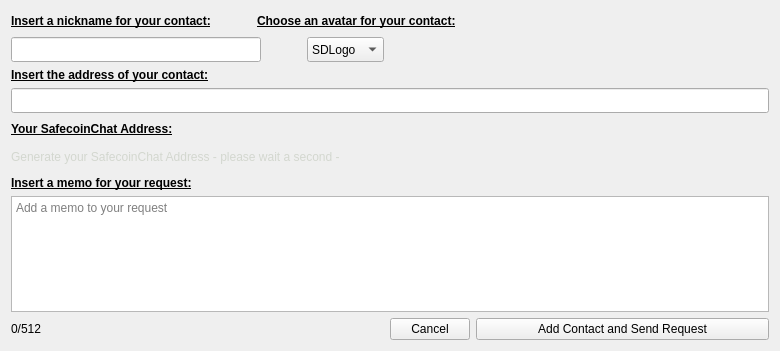
<?xml version="1.0" encoding="UTF-8"?>
<ui version="4.0">
 <class>Dialog</class>
 <widget class="QDialog" name="Dialog">
  <property name="geometry">
   <rect>
    <x>0</x>
    <y>0</y>
    <width>780</width>
    <height>351</height>
   </rect>
  </property>
  <property name="sizePolicy">
   <sizepolicy hsizetype="Fixed" vsizetype="Fixed">
    <horstretch>0</horstretch>
    <verstretch>0</verstretch>
   </sizepolicy>
  </property>
  <property name="minimumSize">
   <size>
    <width>780</width>
    <height>351</height>
   </size>
  </property>
  <property name="maximumSize">
   <size>
    <width>780</width>
    <height>351</height>
   </size>
  </property>
  <property name="windowTitle">
   <string>Send Contact Request</string>
  </property>
  <layout class="QGridLayout" name="gridLayout">
   <item row="0" column="0" colspan="6">
    <layout class="QHBoxLayout" name="horizontalLayout_3">
     <property name="sizeConstraint">
      <enum>QLayout::SetMaximumSize</enum>
     </property>
     <item alignment="Qt::AlignLeft">
      <widget class="QLabel" name="label_3">
       <property name="sizePolicy">
        <sizepolicy hsizetype="Fixed" vsizetype="Preferred">
         <horstretch>0</horstretch>
         <verstretch>0</verstretch>
        </sizepolicy>
       </property>
       <property name="text">
        <string>&lt;html&gt;&lt;head/&gt;&lt;body&gt;&lt;p&gt;&lt;span style=&quot; font-weight:600; text-decoration: underline;&quot;&gt;Insert a nickname for your contact:&lt;/span&gt;&lt;/p&gt;&lt;/body&gt;&lt;/html&gt;</string>
       </property>
      </widget>
     </item>
     <item>
      <spacer name="horizontalSpacer_4">
       <property name="orientation">
        <enum>Qt::Horizontal</enum>
       </property>
       <property name="sizeType">
        <enum>QSizePolicy::Fixed</enum>
       </property>
       <property name="sizeHint" stdset="0">
        <size>
         <width>40</width>
         <height>20</height>
        </size>
       </property>
      </spacer>
     </item>
     <item>
      <widget class="QLabel" name="label_6">
       <property name="sizePolicy">
        <sizepolicy hsizetype="Fixed" vsizetype="Preferred">
         <horstretch>0</horstretch>
         <verstretch>0</verstretch>
        </sizepolicy>
       </property>
       <property name="text">
        <string>&lt;html&gt;&lt;head/&gt;&lt;body&gt;&lt;p&gt;&lt;span style=&quot; font-weight:600; text-decoration: underline;&quot;&gt;Choose an avatar for your contact:&lt;/span&gt;&lt;/p&gt;&lt;/body&gt;&lt;/html&gt;</string>
       </property>
      </widget>
     </item>
     <item>
      <spacer name="horizontalSpacer_5">
       <property name="orientation">
        <enum>Qt::Horizontal</enum>
       </property>
       <property name="sizeHint" stdset="0">
        <size>
         <width>40</width>
         <height>20</height>
        </size>
       </property>
      </spacer>
     </item>
    </layout>
   </item>
   <item row="8" column="0" colspan="2">
    <widget class="QLabel" name="label_2">
     <property name="text">
      <string>&lt;html&gt;&lt;head/&gt;&lt;body&gt;&lt;p&gt;&lt;span style=&quot; font-weight:600; text-decoration: underline;&quot;&gt;Insert a memo for your request:&lt;/span&gt;&lt;/p&gt;&lt;/body&gt;&lt;/html&gt;</string>
     </property>
    </widget>
   </item>
   <item row="6" column="0" colspan="6">
    <layout class="QHBoxLayout" name="horizontalLayout">
     <property name="spacing">
      <number>6</number>
     </property>
     <property name="sizeConstraint">
      <enum>QLayout::SetMaximumSize</enum>
     </property>
     <item>
      <widget class="QLabel" name="label_4">
       <property name="sizePolicy">
        <sizepolicy hsizetype="Fixed" vsizetype="Preferred">
         <horstretch>0</horstretch>
         <verstretch>0</verstretch>
        </sizepolicy>
       </property>
       <property name="text">
        <string>&lt;html&gt;&lt;head/&gt;&lt;body&gt;&lt;p&gt;&lt;span style=&quot; font-weight:600; text-decoration: underline;&quot;&gt;Your SafecoinChat Address:&lt;/span&gt;&lt;/p&gt;&lt;/body&gt;&lt;/html&gt;</string>
       </property>
      </widget>
     </item>
     <item>
      <spacer name="horizontalSpacer">
       <property name="orientation">
        <enum>Qt::Horizontal</enum>
       </property>
       <property name="sizeHint" stdset="0">
        <size>
         <width>40</width>
         <height>20</height>
        </size>
       </property>
      </spacer>
     </item>
    </layout>
   </item>
   <item row="5" column="0" colspan="6">
    <widget class="QLineEdit" name="zaddr">
     <property name="sizePolicy">
      <sizepolicy hsizetype="Preferred" vsizetype="Fixed">
       <horstretch>0</horstretch>
       <verstretch>0</verstretch>
      </sizepolicy>
     </property>
     <property name="minimumSize">
      <size>
       <width>650</width>
       <height>25</height>
      </size>
     </property>
    </widget>
   </item>
   <item row="4" column="0" colspan="3">
    <widget class="QLabel" name="label">
     <property name="text">
      <string>&lt;html&gt;&lt;head/&gt;&lt;body&gt;&lt;p&gt;&lt;span style=&quot; font-weight:600; text-decoration: underline;&quot;&gt;Insert the address of your contact:&lt;/span&gt;&lt;/p&gt;&lt;/body&gt;&lt;/html&gt;</string>
     </property>
    </widget>
   </item>
   <item row="7" column="0" colspan="5" alignment="Qt::AlignLeft">
    <widget class="QLabel" name="myzaddr">
     <property name="minimumSize">
      <size>
       <width>650</width>
       <height>25</height>
      </size>
     </property>
     <property name="maximumSize">
      <size>
       <width>650</width>
       <height>25</height>
      </size>
     </property>
     <property name="text">
      <string>&lt;html&gt;&lt;head/&gt;&lt;body&gt;&lt;p&gt;&lt;span style=&quot; color:#d3d7cf;&quot;&gt;Generate your SafecoinChat Address - please wait a second - &lt;/span&gt;&lt;/p&gt;&lt;/body&gt;&lt;/html&gt;</string>
     </property>
    </widget>
   </item>
   <item row="3" column="0" colspan="6">
    <layout class="QHBoxLayout" name="horizontalLayout_2">
     <property name="sizeConstraint">
      <enum>QLayout::SetMaximumSize</enum>
     </property>
     <item>
      <widget class="QLineEdit" name="labelRequest">
       <property name="sizePolicy">
        <sizepolicy hsizetype="Fixed" vsizetype="Fixed">
         <horstretch>0</horstretch>
         <verstretch>0</verstretch>
        </sizepolicy>
       </property>
       <property name="minimumSize">
        <size>
         <width>250</width>
         <height>25</height>
        </size>
       </property>
       <property name="maxLength">
        <number>25</number>
       </property>
      </widget>
     </item>
     <item>
      <spacer name="horizontalSpacer_3">
       <property name="orientation">
        <enum>Qt::Horizontal</enum>
       </property>
       <property name="sizeType">
        <enum>QSizePolicy::Fixed</enum>
       </property>
       <property name="sizeHint" stdset="0">
        <size>
         <width>40</width>
         <height>20</height>
        </size>
       </property>
      </spacer>
     </item>
     <item>
      <widget class="QComboBox" name="comboBoxAvatar">
       <property name="minimumSize">
        <size>
         <width>0</width>
         <height>25</height>
        </size>
       </property>
       <item>
        <property name="text">
         <string>SDLogo</string>
        </property>
        <property name="icon">
         <iconset>
          <activeon>:/icons/res/SDLogo.png</activeon>
         </iconset>
        </property>
       </item>
       <item>
        <property name="text">
         <string>Duke</string>
        </property>
        <property name="icon">
         <iconset>
          <activeon>:/icons/res/Duke.png</activeon>
         </iconset>
        </property>
       </item>
       <item>
        <property name="text">
         <string>Denio</string>
        </property>
        <property name="icon">
         <iconset>
          <activeon>:/icons/res/Denio.png</activeon>
         </iconset>
        </property>
       </item>
       <item>
        <property name="text">
         <string>Berg</string>
        </property>
        <property name="icon">
         <iconset>
          <activeon>:/icons/res/Berg.png</activeon>
         </iconset>
        </property>
       </item>
       <item>
        <property name="text">
         <string>Stag</string>
        </property>
        <property name="icon">
         <iconset>
          <activeon>:/icons/res/Stag.png</activeon>
         </iconset>
        </property>
       </item>
       <item>
        <property name="text">
         <string>Sharpee</string>
        </property>
        <property name="icon">
         <iconset>
          <activeon>:/icons/res/Sharpee.png</activeon>
         </iconset>
        </property>
       </item>
       <item>
        <property name="text">
         <string>Elsa</string>
        </property>
        <property name="icon">
         <iconset>
          <normalon>:/icons/res/Elsa.png</normalon>
         </iconset>
        </property>
       </item>
       <item>
        <property name="text">
         <string>Yoda</string>
        </property>
        <property name="icon">
         <iconset>
          <activeon>:/icons/res/Yoda.png</activeon>
         </iconset>
        </property>
       </item>
       <item>
        <property name="text">
         <string>Garfield</string>
        </property>
        <property name="icon">
         <iconset>
          <activeon>:/icons/res/Garfield.png</activeon>
         </iconset>
        </property>
       </item>
       <item>
        <property name="text">
         <string>Snoopy</string>
        </property>
        <property name="icon">
         <iconset>
          <activeon>:/icons/res/Snoopy.png</activeon>
         </iconset>
        </property>
       </item>
       <item>
        <property name="text">
         <string>Popey</string>
        </property>
        <property name="icon">
         <iconset>
          <activeon>:/icons/res/Popey.png</activeon>
         </iconset>
        </property>
       </item>
       <item>
        <property name="text">
         <string>Pinguin</string>
        </property>
        <property name="icon">
         <iconset>
          <activeon>:/icons/res/Pinguin.png</activeon>
         </iconset>
        </property>
       </item>
       <item>
        <property name="text">
         <string>Mickey</string>
        </property>
        <property name="icon">
         <iconset>
          <activeon>:/icons/res/Mickey.png</activeon>
         </iconset>
        </property>
       </item>
      </widget>
     </item>
     <item>
      <spacer name="horizontalSpacer_2">
       <property name="orientation">
        <enum>Qt::Horizontal</enum>
       </property>
       <property name="sizeType">
        <enum>QSizePolicy::Expanding</enum>
       </property>
       <property name="sizeHint" stdset="0">
        <size>
         <width>40</width>
         <height>20</height>
        </size>
       </property>
      </spacer>
     </item>
    </layout>
   </item>
   <item row="11" column="0">
    <widget class="QLabel" name="memoSizeChatRequest">
     <property name="sizePolicy">
      <sizepolicy hsizetype="Fixed" vsizetype="Preferred">
       <horstretch>0</horstretch>
       <verstretch>0</verstretch>
      </sizepolicy>
     </property>
     <property name="text">
      <string>0/512</string>
     </property>
    </widget>
   </item>
   <item row="9" column="0" colspan="6">
    <widget class="ChatMemoEditRequest" name="memorequest">
     <property name="placeholderText">
      <string>Add a memo to your request</string>
     </property>
    </widget>
   </item>
   <item row="11" column="3">
    <widget class="QPushButton" name="cancel">
     <property name="sizePolicy">
      <sizepolicy hsizetype="Fixed" vsizetype="Fixed">
       <horstretch>0</horstretch>
       <verstretch>0</verstretch>
      </sizepolicy>
     </property>
     <property name="baseSize">
      <size>
       <width>100</width>
       <height>0</height>
      </size>
     </property>
     <property name="text">
      <string>Cancel</string>
     </property>
     <property name="autoDefault">
      <bool>false</bool>
     </property>
     <property name="flat">
      <bool>false</bool>
     </property>
    </widget>
   </item>
   <item row="11" column="4" colspan="2">
    <widget class="QPushButton" name="sendRequestButton">
     <property name="text">
      <string>Add Contact and Send Request</string>
     </property>
     <property name="autoDefault">
      <bool>false</bool>
     </property>
     <property name="flat">
      <bool>false</bool>
     </property>
    </widget>
   </item>
  </layout>
 </widget>
 <customwidgets>
  <customwidget>
   <class>ChatMemoEditRequest</class>
   <extends>QTextEdit</extends>
   <header>mainwindow.h</header>
  </customwidget>
 </customwidgets>
 <resources/>
 <connections>
  <connection>
   <sender>cancel</sender>
   <signal>clicked()</signal>
   <receiver>Dialog</receiver>
   <slot>reject()</slot>
   <hints>
    <hint type="sourcelabel">
     <x>396</x>
     <y>262</y>
    </hint>
    <hint type="destinationlabel">
     <x>389</x>
     <y>207</y>
    </hint>
   </hints>
  </connection>
  <connection>
   <sender>sendRequestButton</sender>
   <signal>clicked()</signal>
   <receiver>Dialog</receiver>
   <slot>accept()</slot>
   <hints>
    <hint type="sourcelabel">
     <x>536</x>
     <y>262</y>
    </hint>
    <hint type="destinationlabel">
     <x>389</x>
     <y>207</y>
    </hint>
   </hints>
  </connection>
 </connections>
</ui>
